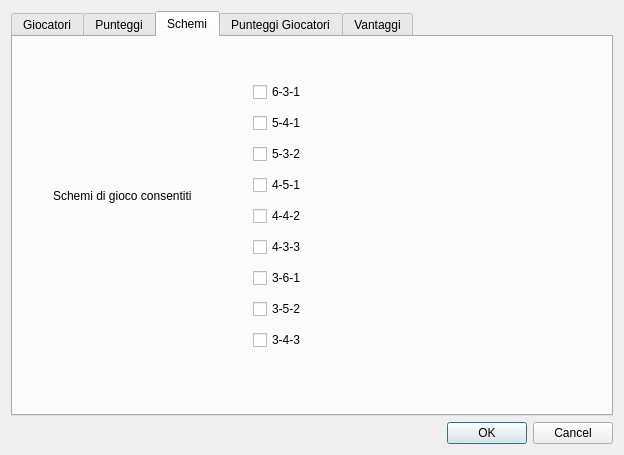
<ui version="4.0" >
 <class>RegolamentoDialog</class>
 <widget class="QDialog" name="RegolamentoDialog" >
  <property name="geometry" >
   <rect>
    <x>0</x>
    <y>0</y>
    <width>624</width>
    <height>455</height>
   </rect>
  </property>
  <property name="windowTitle" >
   <string>Regolamento</string>
  </property>
  <layout class="QVBoxLayout" >
   <item>
    <widget class="QTabWidget" name="tabGiocatori" >
     <property name="currentIndex" >
      <number>2</number>
     </property>
     <widget class="QWidget" name="tab_6" >
      <attribute name="title" >
       <string>Giocatori</string>
      </attribute>
      <layout class="QVBoxLayout" >
       <item>
        <layout class="QVBoxLayout" >
         <item>
          <layout class="QHBoxLayout" >
           <item>
            <widget class="QTableView" name="tableView" >
             <property name="editTriggers" >
              <set>QAbstractItemView::AnyKeyPressed</set>
             </property>
             <property name="cornerButtonEnabled" >
              <bool>false</bool>
             </property>
            </widget>
           </item>
           <item>
            <layout class="QVBoxLayout" >
             <item>
              <widget class="QPushButton" name="pushButton" >
               <property name="text" >
                <string>Nuovo</string>
               </property>
              </widget>
             </item>
             <item>
              <widget class="QPushButton" name="pushButton_2" >
               <property name="text" >
                <string>Rimuovi</string>
               </property>
              </widget>
             </item>
             <item>
              <spacer>
               <property name="orientation" >
                <enum>Qt::Vertical</enum>
               </property>
               <property name="sizeHint" >
                <size>
                 <width>20</width>
                 <height>40</height>
                </size>
               </property>
              </spacer>
             </item>
            </layout>
           </item>
          </layout>
         </item>
        </layout>
       </item>
      </layout>
     </widget>
     <widget class="QWidget" name="tab_4" >
      <attribute name="title" >
       <string>Punteggi</string>
      </attribute>
      <widget class="QWidget" name="layoutWidget" >
       <property name="geometry" >
        <rect>
         <x>130</x>
         <y>30</y>
         <width>171</width>
         <height>297</height>
        </rect>
       </property>
       <layout class="QHBoxLayout" >
        <item>
         <layout class="QVBoxLayout" >
          <item>
           <widget class="QLabel" name="label_11" >
            <property name="text" >
             <string>1 Goal</string>
            </property>
           </widget>
          </item>
          <item>
           <widget class="QLabel" name="label_12" >
            <property name="text" >
             <string>2 Goal</string>
            </property>
           </widget>
          </item>
          <item>
           <widget class="QLabel" name="label_13" >
            <property name="text" >
             <string>3 Goal</string>
            </property>
           </widget>
          </item>
          <item>
           <widget class="QLabel" name="label_14" >
            <property name="text" >
             <string>4 Goal</string>
            </property>
           </widget>
          </item>
          <item>
           <widget class="QLabel" name="label_15" >
            <property name="text" >
             <string>5 Goal</string>
            </property>
           </widget>
          </item>
          <item>
           <widget class="QLabel" name="label_16" >
            <property name="text" >
             <string>6 Goal</string>
            </property>
           </widget>
          </item>
          <item>
           <widget class="QLabel" name="label_10" >
            <property name="text" >
             <string>7 Goal</string>
            </property>
           </widget>
          </item>
          <item>
           <widget class="QLabel" name="label_24" >
            <property name="text" >
             <string>8 Goal</string>
            </property>
           </widget>
          </item>
          <item>
           <widget class="QLabel" name="label_25" >
            <property name="text" >
             <string>9 Goal</string>
            </property>
           </widget>
          </item>
          <item>
           <widget class="QLabel" name="label_26" >
            <property name="text" >
             <string>10 Goal</string>
            </property>
           </widget>
          </item>
         </layout>
        </item>
        <item>
         <layout class="QVBoxLayout" >
          <item>
           <widget class="QSpinBox" name="spinBox_7" >
            <property name="value" >
             <number>66</number>
            </property>
           </widget>
          </item>
          <item>
           <widget class="QSpinBox" name="spinBox_8" >
            <property name="value" >
             <number>72</number>
            </property>
           </widget>
          </item>
          <item>
           <widget class="QSpinBox" name="spinBox_9" >
            <property name="value" >
             <number>78</number>
            </property>
           </widget>
          </item>
          <item>
           <widget class="QSpinBox" name="spinBox_10" >
            <property name="value" >
             <number>84</number>
            </property>
           </widget>
          </item>
          <item>
           <widget class="QSpinBox" name="spinBox_11" >
            <property name="value" >
             <number>90</number>
            </property>
           </widget>
          </item>
          <item>
           <widget class="QSpinBox" name="spinBox_12" >
            <property name="value" >
             <number>96</number>
            </property>
           </widget>
          </item>
          <item>
           <widget class="QSpinBox" name="spinBox_20" >
            <property name="maximum" >
             <number>120</number>
            </property>
            <property name="value" >
             <number>102</number>
            </property>
           </widget>
          </item>
          <item>
           <widget class="QSpinBox" name="spinBox_21" >
            <property name="maximum" >
             <number>120</number>
            </property>
            <property name="value" >
             <number>108</number>
            </property>
           </widget>
          </item>
          <item>
           <widget class="QSpinBox" name="spinBox_22" >
            <property name="maximum" >
             <number>120</number>
            </property>
            <property name="value" >
             <number>114</number>
            </property>
           </widget>
          </item>
          <item>
           <widget class="QSpinBox" name="spinBox_6" >
            <property name="maximum" >
             <number>130</number>
            </property>
            <property name="value" >
             <number>120</number>
            </property>
           </widget>
          </item>
         </layout>
        </item>
       </layout>
      </widget>
     </widget>
     <widget class="QWidget" name="tab" >
      <attribute name="title" >
       <string>Schemi</string>
      </attribute>
      <widget class="QLabel" name="label_27" >
       <property name="geometry" >
        <rect>
         <x>40</x>
         <y>150</y>
         <width>159</width>
         <height>18</height>
        </rect>
       </property>
       <property name="text" >
        <string>Schemi di gioco consentiti</string>
       </property>
      </widget>
      <widget class="QWidget" name="layoutWidget" >
       <property name="geometry" >
        <rect>
         <x>240</x>
         <y>40</y>
         <width>111</width>
         <height>281</height>
        </rect>
       </property>
       <layout class="QVBoxLayout" >
        <item>
         <widget class="QCheckBox" name="checkBox_10" >
          <property name="text" >
           <string>6-3-1</string>
          </property>
         </widget>
        </item>
        <item>
         <widget class="QCheckBox" name="checkBox_2" >
          <property name="text" >
           <string>5-4-1</string>
          </property>
         </widget>
        </item>
        <item>
         <widget class="QCheckBox" name="checkBox_3" >
          <property name="text" >
           <string>5-3-2</string>
          </property>
         </widget>
        </item>
        <item>
         <widget class="QCheckBox" name="checkBox_4" >
          <property name="text" >
           <string>4-5-1</string>
          </property>
         </widget>
        </item>
        <item>
         <widget class="QCheckBox" name="checkBox_5" >
          <property name="text" >
           <string>4-4-2</string>
          </property>
         </widget>
        </item>
        <item>
         <widget class="QCheckBox" name="checkBox_6" >
          <property name="text" >
           <string>4-3-3</string>
          </property>
         </widget>
        </item>
        <item>
         <widget class="QCheckBox" name="checkBox_7" >
          <property name="text" >
           <string>3-6-1</string>
          </property>
         </widget>
        </item>
        <item>
         <widget class="QCheckBox" name="checkBox_11" >
          <property name="text" >
           <string>3-5-2</string>
          </property>
         </widget>
        </item>
        <item>
         <widget class="QCheckBox" name="checkBox_8" >
          <property name="text" >
           <string>3-4-3</string>
          </property>
         </widget>
        </item>
       </layout>
      </widget>
     </widget>
     <widget class="QWidget" name="tab_5" >
      <attribute name="title" >
       <string>Punteggi Giocatori</string>
      </attribute>
      <widget class="QWidget" name="layoutWidget" >
       <property name="geometry" >
        <rect>
         <x>290</x>
         <y>50</y>
         <width>191</width>
         <height>72</height>
        </rect>
       </property>
       <layout class="QVBoxLayout" >
        <item>
         <widget class="QCheckBox" name="checkBox_9" >
          <property name="text" >
           <string>6 politico a s.v.</string>
          </property>
         </widget>
        </item>
        <item>
         <widget class="QCheckBox" name="checkBox_13" >
          <property name="text" >
           <string>sost. "automatica" portiere</string>
          </property>
         </widget>
        </item>
        <item>
         <widget class="QCheckBox" name="checkBox_12" >
          <property name="text" >
           <string>Portiere s.v. = 6</string>
          </property>
         </widget>
        </item>
       </layout>
      </widget>
      <widget class="QWidget" name="layoutWidget" >
       <property name="geometry" >
        <rect>
         <x>30</x>
         <y>20</y>
         <width>211</width>
         <height>331</height>
        </rect>
       </property>
       <layout class="QGridLayout" >
        <item row="0" column="0" >
         <widget class="QLabel" name="label_23" >
          <property name="text" >
           <string>Goal Subito</string>
          </property>
         </widget>
        </item>
        <item row="0" column="1" >
         <widget class="QSpinBox" name="spinBox_19" >
          <property name="minimum" >
           <number>-10</number>
          </property>
          <property name="value" >
           <number>-1</number>
          </property>
         </widget>
        </item>
        <item row="1" column="0" >
         <widget class="QLabel" name="label_17" >
          <property name="text" >
           <string>Rigore Parato</string>
          </property>
         </widget>
        </item>
        <item row="1" column="1" >
         <widget class="QSpinBox" name="spinBox_13" >
          <property name="value" >
           <number>3</number>
          </property>
         </widget>
        </item>
        <item row="2" column="0" >
         <widget class="QLabel" name="label_18" >
          <property name="text" >
           <string>Rigore Sbagliato</string>
          </property>
         </widget>
        </item>
        <item row="2" column="1" >
         <widget class="QSpinBox" name="spinBox_14" >
          <property name="minimum" >
           <number>-10</number>
          </property>
          <property name="value" >
           <number>-3</number>
          </property>
         </widget>
        </item>
        <item row="3" column="0" >
         <widget class="QLabel" name="label_19" >
          <property name="text" >
           <string>Goal Segnato</string>
          </property>
         </widget>
        </item>
        <item row="3" column="1" >
         <widget class="QSpinBox" name="spinBox_15" >
          <property name="value" >
           <number>3</number>
          </property>
         </widget>
        </item>
        <item row="4" column="0" >
         <widget class="QLabel" name="label_20" >
          <property name="text" >
           <string>Assist</string>
          </property>
         </widget>
        </item>
        <item row="4" column="1" >
         <widget class="QSpinBox" name="spinBox_16" >
          <property name="value" >
           <number>1</number>
          </property>
         </widget>
        </item>
        <item row="5" column="0" >
         <widget class="QLabel" name="label_21" >
          <property name="text" >
           <string>Ammonizione</string>
          </property>
         </widget>
        </item>
        <item row="5" column="1" >
         <widget class="QSpinBox" name="spinBox_17" >
          <property name="suffix" >
           <string> * 0.5</string>
          </property>
          <property name="minimum" >
           <number>-10</number>
          </property>
          <property name="singleStep" >
           <number>1</number>
          </property>
          <property name="value" >
           <number>-1</number>
          </property>
         </widget>
        </item>
        <item row="6" column="0" >
         <widget class="QLabel" name="label_22" >
          <property name="text" >
           <string>Espulsione</string>
          </property>
         </widget>
        </item>
        <item row="6" column="1" >
         <widget class="QSpinBox" name="spinBox_18" >
          <property name="minimum" >
           <number>-10</number>
          </property>
          <property name="value" >
           <number>-1</number>
          </property>
         </widget>
        </item>
        <item row="7" column="0" >
         <widget class="QLabel" name="label_28" >
          <property name="text" >
           <string>Rigore Segnato</string>
          </property>
         </widget>
        </item>
        <item row="7" column="1" >
         <widget class="QSpinBox" name="spinBox_23" >
          <property name="value" >
           <number>3</number>
          </property>
         </widget>
        </item>
        <item row="8" column="0" >
         <widget class="QLabel" name="label_29" >
          <property name="text" >
           <string>Autogoal</string>
          </property>
         </widget>
        </item>
        <item row="8" column="1" >
         <widget class="QSpinBox" name="spinBox_24" >
          <property name="minimum" >
           <number>-10</number>
          </property>
          <property name="value" >
           <number>-2</number>
          </property>
         </widget>
        </item>
       </layout>
      </widget>
     </widget>
     <widget class="QWidget" name="tab_2" >
      <attribute name="title" >
       <string>Vantaggi</string>
      </attribute>
      <widget class="QSpinBox" name="spinBox_5" >
       <property name="geometry" >
        <rect>
         <x>130</x>
         <y>30</y>
         <width>50</width>
         <height>23</height>
        </rect>
       </property>
      </widget>
      <widget class="QLabel" name="label_5" >
       <property name="geometry" >
        <rect>
         <x>10</x>
         <y>30</y>
         <width>107</width>
         <height>18</height>
        </rect>
       </property>
       <property name="text" >
        <string>Fattore campo</string>
       </property>
      </widget>
      <widget class="QLabel" name="label_6" >
       <property name="geometry" >
        <rect>
         <x>10</x>
         <y>90</y>
         <width>56</width>
         <height>18</height>
        </rect>
       </property>
       <property name="text" >
        <string>TextLabel</string>
       </property>
      </widget>
      <widget class="QLabel" name="label_7" >
       <property name="geometry" >
        <rect>
         <x>10</x>
         <y>120</y>
         <width>56</width>
         <height>18</height>
        </rect>
       </property>
       <property name="text" >
        <string>TextLabel</string>
       </property>
      </widget>
      <widget class="QLabel" name="label_8" >
       <property name="geometry" >
        <rect>
         <x>10</x>
         <y>150</y>
         <width>56</width>
         <height>18</height>
        </rect>
       </property>
       <property name="text" >
        <string>TextLabel</string>
       </property>
      </widget>
      <widget class="QLabel" name="label_9" >
       <property name="geometry" >
        <rect>
         <x>10</x>
         <y>190</y>
         <width>56</width>
         <height>18</height>
        </rect>
       </property>
       <property name="text" >
        <string>TextLabel</string>
       </property>
      </widget>
     </widget>
    </widget>
   </item>
   <item>
    <widget class="QDialogButtonBox" name="buttonBox" >
     <property name="orientation" >
      <enum>Qt::Horizontal</enum>
     </property>
     <property name="standardButtons" >
      <set>QDialogButtonBox::Cancel|QDialogButtonBox::NoButton|QDialogButtonBox::Ok</set>
     </property>
    </widget>
   </item>
  </layout>
 </widget>
 <resources/>
 <connections>
  <connection>
   <sender>buttonBox</sender>
   <signal>accepted()</signal>
   <receiver>RegolamentoDialog</receiver>
   <slot>accept()</slot>
   <hints>
    <hint type="sourcelabel" >
     <x>248</x>
     <y>254</y>
    </hint>
    <hint type="destinationlabel" >
     <x>157</x>
     <y>274</y>
    </hint>
   </hints>
  </connection>
  <connection>
   <sender>buttonBox</sender>
   <signal>rejected()</signal>
   <receiver>RegolamentoDialog</receiver>
   <slot>reject()</slot>
   <hints>
    <hint type="sourcelabel" >
     <x>316</x>
     <y>260</y>
    </hint>
    <hint type="destinationlabel" >
     <x>286</x>
     <y>274</y>
    </hint>
   </hints>
  </connection>
 </connections>
</ui>
